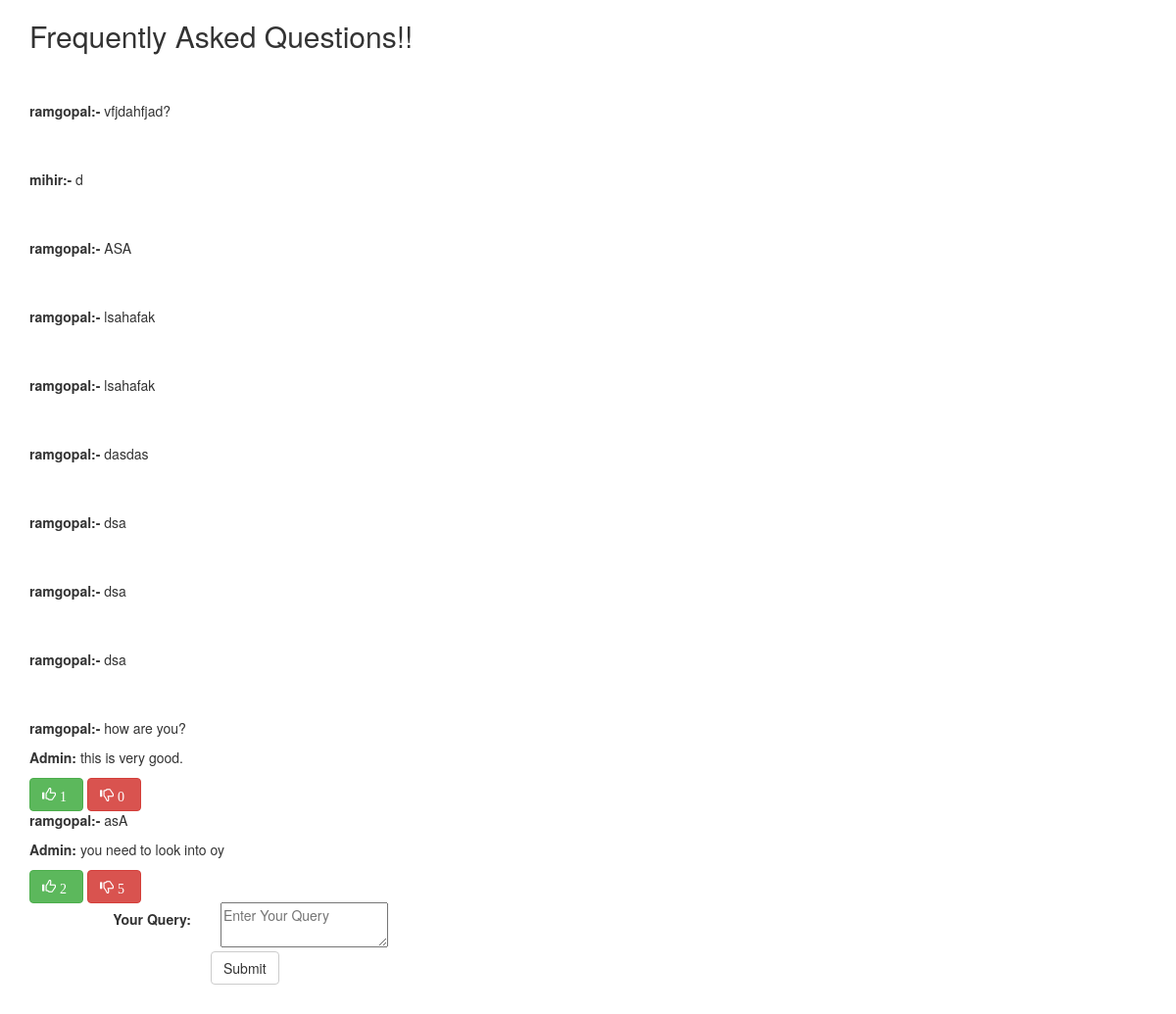
/user_panel/questions/, run on the app's committed database.
### user_panel/models.py (models this page shows)
class Questions(models.Model):
	user = models.ForeignKey(User,on_delete=models.CASCADE)
	question = models.CharField(null=True,max_length=1000)
	answer = models.CharField(default=0,max_length=1000)
	useful = models.IntegerField(default=0)
	not_useful = models.IntegerField(default=0)
	status = models.BooleanField(default=False)

### user_panel/views.py (the view, shortened to what this page needs)
@csrf_exempt
def faq(request):
	if request.method =="GET":
		questions = Questions.objects.all()
		return render(request,'user_panel/questions.html',{'questions':questions})

### templates/user_panel/questions.html (shortened to what this page needs)
<!DOCTYPE html>
<html>
<head>
	<link rel="stylesheet" href="https://maxcdn.bootstrapcdn.com/bootstrap/3.3.7/css/bootstrap.min.css">
</head>
<body>
<div class="container">
	<h2>Frequently Asked Questions!!</h2>
	<br><br>
	{% for q in questions %}
	{% if q.answer == '0' %}
	<p><strong>{{q.user.username}}:-  </strong>  {{q.question}}</p>
	<br><br>
	{% else %}
	<p><strong>{{q.user.username}}:-  </strong>  {{q.question}}</p>
	<p><strong>Admin:  </strong>  {{q.answer}}</p>
	<button class="btn btn-success glyphicon glyphicon-thumbs-up" onclick="up('{{q.id}}')"><span style="padding: 4px;">{{q.useful}}</span></button>
	<button class="glyphicon glyphicon-thumbs-down btn btn-danger" onclick="down('{{q.id}}')" ><span style="padding: 4px;">{{q.not_useful}}</span></button>
	{% endif %}
	{% endfor %}
	<form class="form-horizontal" id="question">
    <div class="form-group">
      <label class="control-label col-sm-2" for="query">Your Query:</label>
      <div class="col-sm-10">
       <textarea id="query" name="query" placeholder="Enter Your Query"></textarea>
       </div>
    <div class="form-group">
      <div class="col-sm-offset-2 col-sm-10">
        <button type="submit" class="btn btn-default">Submit</button>
      </div>
    </div>
  </form>
</div>
</body>
</html>

### data on the page
Questions: user.username "ramgopal", question "vfjdahfjad?"
Questions: user.username "mihir", question "d"
Questions: user.username "ramgopal", question "ASA"
Questions: user.username "ramgopal", question "lsahafak"
Questions: user.username "ramgopal", question "lsahafak"
Questions: user.username "ramgopal", question "dasdas"
Questions: user.username "ramgopal", question "dsa"
Questions: user.username "ramgopal", question "dsa"
Questions: user.username "ramgopal", question "dsa"
Questions: user.username "ramgopal", question "how are you?", answer "this is very good.", useful "1", not_useful "0"
Questions: user.username "ramgopal", question "asA", answer "you need to look into oy", useful "2", not_useful "5"
